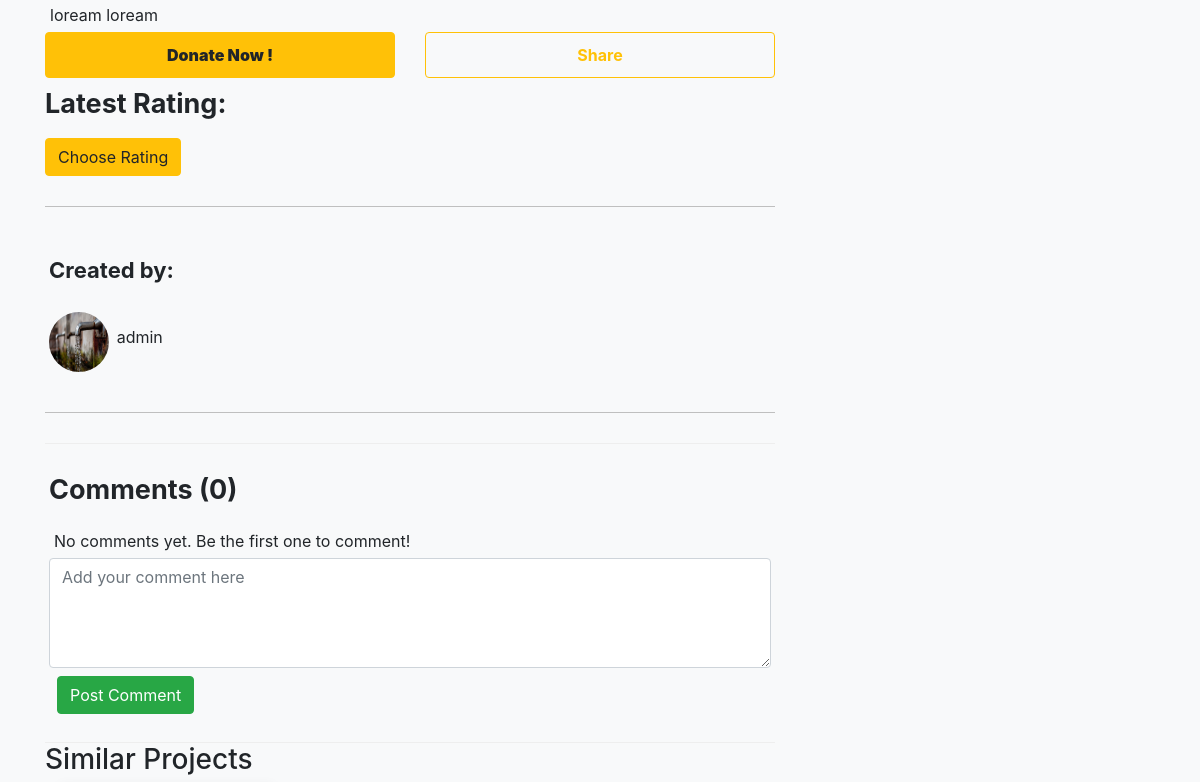
Before: /project/7/ (middle part) with the older database file.
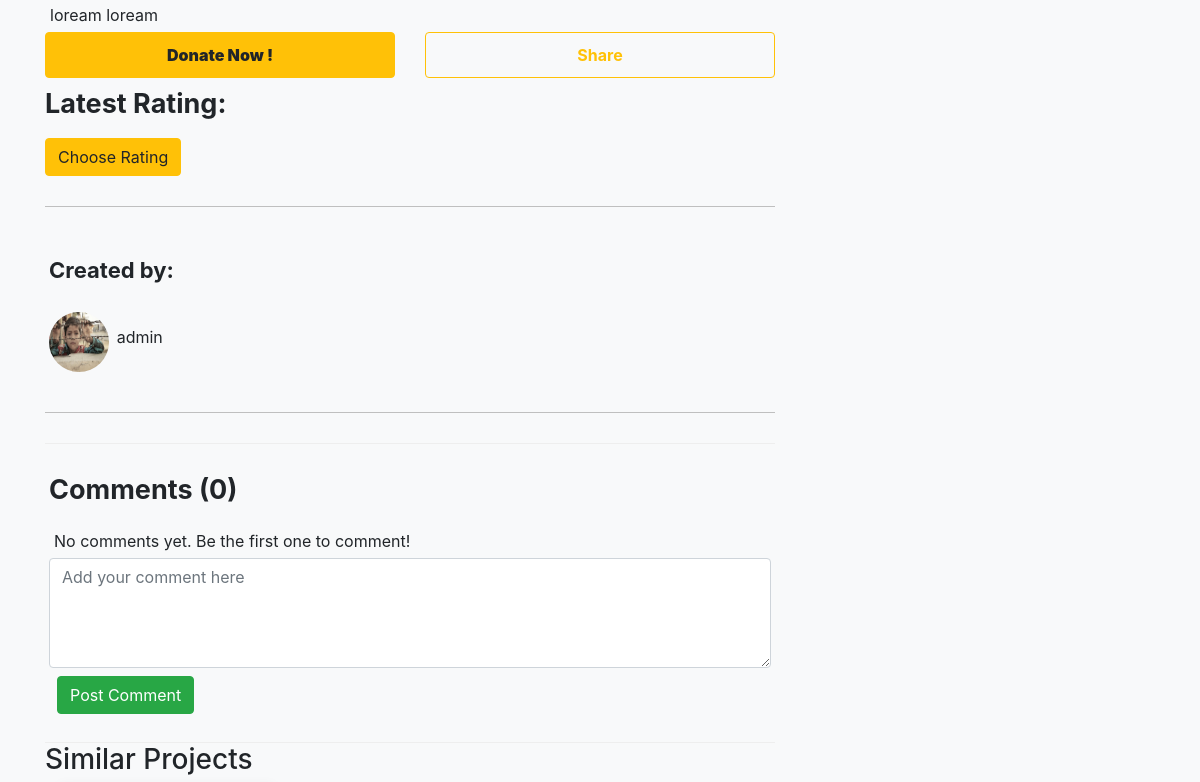
After: the same page with the newer database file.
### D_project/models.py (models this page shows, shortened)
class Project(models.Model):
    user = models.ForeignKey(get_user_model(), on_delete=models.CASCADE,default=1)
    name=models.CharField(max_length=50)
    category = models.ForeignKey(Category,on_delete=models.CASCADE,null=True)
    target = models.DecimalField(max_digits=10, decimal_places=2, default=100)
    current_amount = models.DecimalField(max_digits=10, decimal_places=2, default=0)
    tags = models.ManyToManyField(to=Tag,related_name="projects")
    description=models.TextField(default="loream loream",max_length=800,null=True)
    start=models.DateTimeField(auto_now_add=True)
    end=models.DateTimeField()
    is_featured = models.BooleanField(default=False)

### account/models.py (models this page shows, shortened)
class Profile(models.Model):
    user = models.OneToOneField(User , on_delete=models.CASCADE)
    phone_number = models.CharField(max_length=15,null=True , blank=True)
    addres = models.CharField(max_length=50 , blank=True, null=True)
    image= models.ImageField(upload_to='users/images',blank=True,null=True)

### D_project/views.py (the view)
# urls.py: path('<int:project_id>/',project_details,name="project_details"),
def project_details(request, project_id):
    project = Project.objects.get(id=project_id)
    donations = Donation.objects.filter(project=project)
    similarProjects= Project.objects.filter(category=project.category)
    context = {
        'project': project,
        'donations': donations,
        'remain': project.target - project.current_amount,
        'similarProjects': similarProjects.exclude(id=project_id)
    }
    return render(request, 'D_project/project_details.html', context)

### D_project/models.py (called while the page is built)
    def __str__(self):
        return self.name

### D_project/templates/D_project/project_details.html (shortened to what the changed rows need)
{%extends 'base.html'%}
{% block content %}
<section
  class="ftco-section bg-light categorydetailfirstsec"
  style="background: #fff"
>
  <div class="container">
    <div class="row">
      <div class="col-md-8 textsec">
        <div class="slide-container">
          <div class="image-container">
        <p>{{ project.description }}</p>
        <div class="row">
          <div class="col">
            </div>
             <div class="col">
            </div>
          </div>
            <div>
                <h3 style="font-weight: bold; font-size: 27px; padding: 10px 0px;">Latest Rating: {{ latest_rating }}</h3>
                <button type="button" class="btn btn-warning" data-bs-toggle="modal" data-bs-target="#rateModel">
                </button>
            </div>
        <div class="beneficiarydetail">
            <h3 style=" padding: 10px 0px 20px;font-weight: bold;font-size: 22px;">Created by: </h3>
            <div class="row">
              <div class="col-md-1">
                {% if project.user.profile.image %}
               <img src="{{project.user.profile.image.url}}" class="beneficiary_img" alt="{{project.user.username}}">
                {% else %}
               <img src="https://maventricksdemo.co.in/bidonn/public/css/images/noImage.jpg" class="beneficiary_img">
               {% endif %}
              </div>
              <div class="col-md-11">
                <p> {{ project.user.username }} </p>
              </div>
            </div>
          </div>
 <div class="fundraiserdetail">
    <h3 style="font-weight: bold; font-size: 27px;padding: 10px 0px;">Comments ({{ project.comments.count }})</h3>
    {% if project.comments.all %}
{% for comment in project.comments.all %}
    <div class="row comment">
        <div class="col-md-1">
            {% if comment.user.profile.image %}
                <img src="{{ comment.user.profile.image}}" class="beneficiary_img" alt="{{ comment.user.username }}">
            {% else %}
                <img src="https://maventricksdemo.co.in/bidonn/public/css/images/noImage.jpg" class="beneficiary_img">
            {% endif %}
        </div>
        <div class="col-md-11">
            <h4>{{ comment.user.username }}</h4>
            <p>{{ comment.text }}</p>
            <button class="btn text-success" type="button" data-bs-toggle="collapse" data-bs-target="#collapseExample{{ forloop.counter }}add_replies" aria-expanded="false" aria-controls="collapseExample{{ forloop.counter }}add_replies">
                Reply
            </button>
<div class="collapse" id="collapseExample{{ forloop.counter }}add_replies">
    <form class="d-flex flex-column align-items-end add-reply-form" data-url="{% url 'add_reply' comment.id %}">
        {% csrf_token %}
        <textarea name="reply_text" rows="2" class="col-md-12 form-control"></textarea>
        <button type="submit" class="btn text-success">Reply</button>
    </form>
</div>
            <button class="btn text-success" type="button" data-bs-toggle="collapse" data-bs-target="#collapseExample{{ forloop.counter }}show_replies" aria-expanded="false" aria-controls="collapseExample{{ forloop.counter }}show_replies">
                Show Replies
            </button>
<button type="button" class="btn text-danger report-button" data-bs-toggle="modal" data-bs-target="#reportModal{{ comment.id }}" data-comment-id="{{ comment.id }}">
        Report
</button>
<div class="modal fade" id="reportModal{{ comment.id }}" tabindex="-1" aria-labelledby="reportModalLabel{{ comment.id }}" aria-hidden="true">
    <div class="modal-dialog">
        <div class="modal-content">
            <div class="modal-header">
                <h5 class="modal-title" id="reportModalLabel{{ comment.id }}">Report Comment</h5>
                <button type="button" class="btn-close" data-bs-dismiss="modal" aria-label="Close"></button>
            </div>
            <div class="modal-body">
                <p>Please select a reason for reporting this comment:</p>
                <form action="{% url 'report_comment' comment.id %}" method="post">
                    {% csrf_token %}
                    <div class="mb-3">
                        <label for="reason" class="form-label">Reason for reporting:</label>
                        <select name="reason" id="reason" class="form-select" required>
                            <option value="" selected disabled>Select a reason</option>
                            <option value="spam">Spam</option>
                            <option value="inappropriate">Inappropriate content</option>
                            <option value="offensive">Offensive</option>
                        </select>
                    </div>
                    <div class="mb-3">
                        <label for="additional_comments" class="form-label">Additional comments (optional):</label>
                        <textarea name="additional_comments" id="additional_comments" class="form-control"></textarea>
                    </div>
                    <button type="submit" class="btn btn-danger report-submit-button">Submit</button>
                    <button type="button" class="btn btn-secondary cancel-report-button" data-bs-dismiss="modal">Cancel</button>
                </form>
            </div>
        </div>
    </div>
</div>
            <div class="collapse" id="collapseExample{{ forloop.counter }}show_replies">
                <hr class="my-0" />
                <ul class="list-unstyled mt-1">
                    {% for reply in comment.replies.all %}
                        <li class=" mt-1">
                            <div class="comment d-flex">
                                <div class="col-md-1">
                                    <img class="rounded-circle img-thumbnail" src="{{ reply.user.profile_img.url }}"  style="width: 40px;height:40px;" />
                                </div>
                                <div class="col-md-8 mx-3">
                                    <h6 class="comment-header mb-0">{{ reply.user|title }}</h6>
                                    <p class="comment-time"><small><small>{{ reply.created_at }}</small></small></p>
                                    <p class="comment-content">{{ reply.reply_text }}</p>
                                </div>
                            </div>
                        </li>
                    {% endfor %}
                </ul>
            </div>
        </div>
    </div>
{% endfor %}
    {% else %}
        <p>No comments yet. Be the first one to comment!</p>
    {% endif %}
    <form id="comment-form" method="post" data-url="{% url 'add_comment' project.id %}">
        <textarea id="comment-text" name="text" class="form-control" placeholder="Add your comment here" rows="4"></textarea>
        <button type="button" id="submit-comment" class="btn btn-success m-2">Post Comment</button>
    </form>
</div>
    </div>
  </div>
          </div>
    </div>
  </div>
</section>
{% endblock %}

Changed rows visible on the page:
changed through a linked row, Project "loream loream": user.profile.image: a different picture
